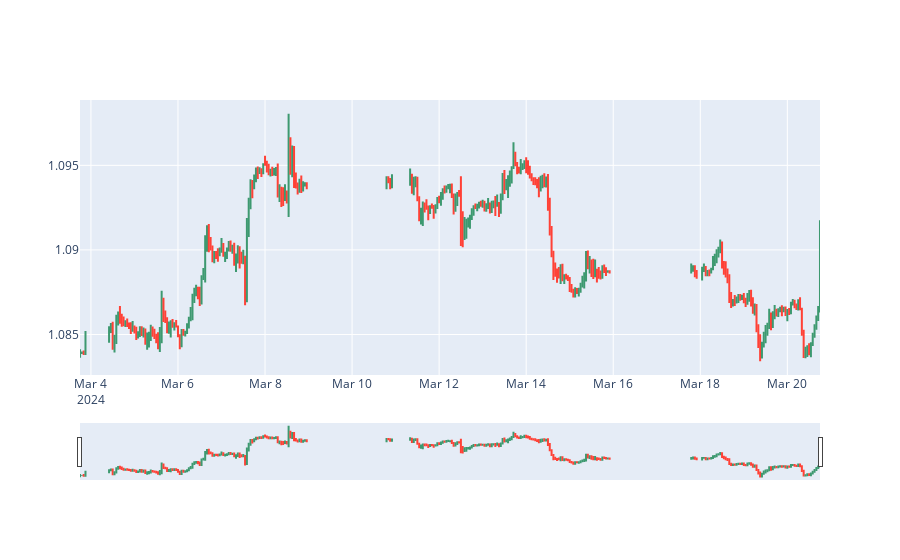
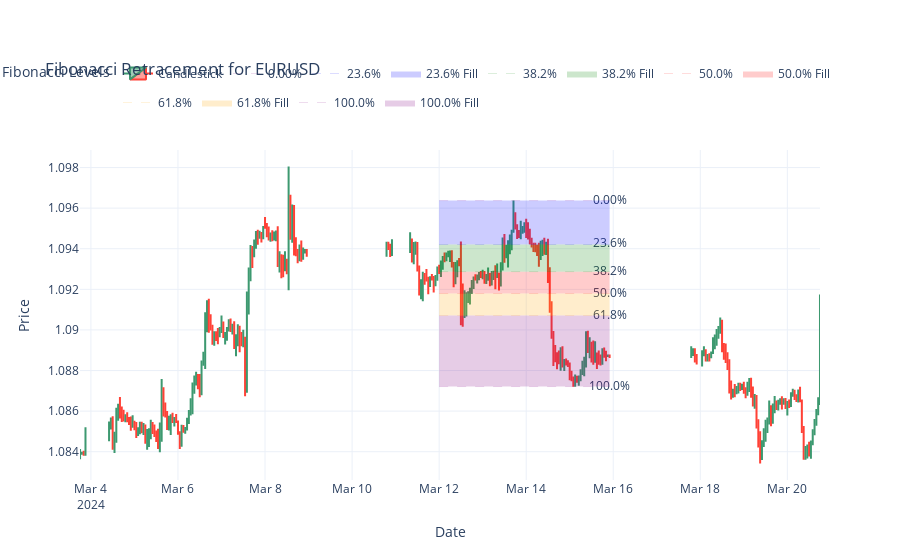

Notebook cell for these charts, in order:
### Code cell
# Call the function for a specific ticker symbol and date range
fib_retrace('EURUSD')  # Replace with the desired ticker symbol

### Figure 1 — Plotly figure (JSON) as saved in the notebook; plotly's stock layout.template omitted (floating-point values rounded to 4 significant figures; data arrays with more than 128 entries replaced by an {"elided": "..."} marker saying what was removed)
{"data": [{"close": {"elided": "300 float values"}, "high": {"elided": "300 float values"}, "low": {"elided": "300 float values"}, "name": "Candlestick", "open": {"elided": "300 float values"}, "type": "candlestick", "x": {"elided": "300 str values"}}], "layout": {}}

### Figure 2 — Plotly figure (JSON) as saved in the notebook; plotly's stock layout.template omitted (floating-point values rounded to 4 significant figures; data arrays with more than 128 entries replaced by an {"elided": "..."} marker saying what was removed)
{"data": [{"close": {"elided": "300 float values"}, "high": {"elided": "300 float values"}, "low": {"elided": "300 float values"}, "name": "Candlestick", "open": {"elided": "300 float values"}, "type": "candlestick", "x": {"elided": "300 str values"}}, {"hoverinfo": "skip", "legendgroup": "0.00%", "line": {"color": "rgba(128, 0, 128, 0.2)", "dash": "dash", "width": 0.7}, "mode": "lines", "name": "0.00%", "showlegend": true, "type": "scatter", "x": ["2024-03-12T00:00:00+00:00", "2024-03-15T22:00:00+00:00"], "y": [1.096, 1.096]}, {"hoverinfo": "skip", "legendgroup": "0.00%", "mode": "text", "showlegend": false, "text": ["0.00%"], "type": "scatter", "x": ["2024-03-15T22:00:00+00:00"], "y": [1.096]}, {"hoverinfo": "skip", "legendgroup": "23.6%", "line": {"color": "rgba(0, 0, 255, 0.2)", "dash": "dash", "width": 0.7}, "mode": "lines", "name": "23.6%", "showlegend": true, "type": "scatter", "x": ["2024-03-12T00:00:00+00:00", "2024-03-15T22:00:00+00:00"], "y": [1.094, 1.094]}, {"hoverinfo": "skip", "legendgroup": "23.6%", "mode": "text", "showlegend": false, "text": ["23.6%"], "type": "scatter", "x": ["2024-03-15T22:00:00+00:00"], "y": [1.094]}, {"fill": "toself", "fillcolor": "rgba(0, 0, 255, 0.2)", "hoverinfo": "skip", "line": {"width": 0}, "name": "23.6% Fill", "showlegend": true, "type": "scatter", "x": {"elided": "190 str values"}, "y": {"elided": "190 float values"}}, {"hoverinfo": "skip", "legendgroup": "38.2%", "line": {"color": "rgba(0, 128, 0, 0.2)", "dash": "dash", "width": 0.7}, "mode": "lines", "name": "38.2%", "showlegend": true, "type": "scatter", "x": ["2024-03-12T00:00:00+00:00", "2024-03-15T22:00:00+00:00"], "y": [1.093, 1.093]}, {"hoverinfo": "skip", "legendgroup": "38.2%", "mode": "text", "showlegend": false, "text": ["38.2%"], "type": "scatter", "x": ["2024-03-15T22:00:00+00:00"], "y": [1.093]}, {"fill": "toself", "fillcolor": "rgba(0, 128, 0, 0.2)", "hoverinfo": "skip", "line": {"width": 0}, "name": "38.2% Fill", "showlegend": true, "type": "scatter", "x": {"elided": "190 str values"}, "y": {"elided": "190 float values"}}, {"hoverinfo": "skip", "legendgroup": "50.0%", "line": {"color": "rgba(255, 0, 0, 0.2)", "dash": "dash", "width": 0.7}, "mode": "lines", "name": "50.0%", "showlegend": true, "type": "scatter", "x": ["2024-03-12T00:00:00+00:00", "2024-03-15T22:00:00+00:00"], "y": [1.092, 1.092]}, {"hoverinfo": "skip", "legendgroup": "50.0%", "mode": "text", "showlegend": false, "text": ["50.0%"], "type": "scatter", "x": ["2024-03-15T22:00:00+00:00"], "y": [1.092]}, {"fill": "toself", "fillcolor": "rgba(255, 0, 0, 0.2)", "hoverinfo": "skip", "line": {"width": 0}, "name": "50.0% Fill", "showlegend": true, "type": "scatter", "x": {"elided": "190 str values"}, "y": {"elided": "190 float values"}}, {"hoverinfo": "skip", "legendgroup": "61.8%", "line": {"color": "rgba(255, 165, 0, 0.2)", "dash": "dash", "width": 0.7}, "mode": "lines", "name": "61.8%", "showlegend": true, "type": "scatter", "x": ["2024-03-12T00:00:00+00:00", "2024-03-15T22:00:00+00:00"], "y": [1.091, 1.091]}, {"hoverinfo": "skip", "legendgroup": "61.8%", "mode": "text", "showlegend": false, "text": ["61.8%"], "type": "scatter", "x": ["2024-03-15T22:00:00+00:00"], "y": [1.091]}, {"fill": "toself", "fillcolor": "rgba(255, 165, 0, 0.2)", "hoverinfo": "skip", "line": {"width": 0}, "name": "61.8% Fill", "showlegend": true, "type": "scatter", "x": {"elided": "190 str values"}, "y": {"elided": "190 float values"}}, {"hoverinfo": "skip", "legendgroup": "100.0%", "line": {"color": "rgba(128, 0, 128, 0.2)", "dash": "dash", "width": 0.7}, "mode": "lines", "name": "100.0%", "showlegend": true, "type": "scatter", "x": ["2024-03-12T00:00:00+00:00", "2024-03-15T22:00:00+00:00"], "y": [1.087, 1.087]}, {"hoverinfo": "skip", "legendgroup": "100.0%", "mode": "text", "showlegend": false, "text": ["100.0%"], "type": "scatter", "x": ["2024-03-15T22:00:00+00:00"], "y": [1.087]}, {"fill": "toself", "fillcolor": "rgba(128, 0, 128, 0.2)", "hoverinfo": "skip", "line": {"width": 0}, "name": "100.0% Fill", "showlegend": true, "type": "scatter", "x": {"elided": "190 str values"}, "y": {"elided": "190 float values"}}], "layout": {"legend": {"orientation": "h", "title": {"text": "Fibonacci Levels"}, "x": 1, "xanchor": "right", "y": 1.1, "yanchor": "bottom"}, "margin": {"t": 150}, "title": {"text": "Fibonacci Retracement for EURUSD"}, "xaxis": {"rangeslider": {"visible": false}, "title": {"text": "Date"}}, "yaxis": {"title": {"text": "Price"}}}}
